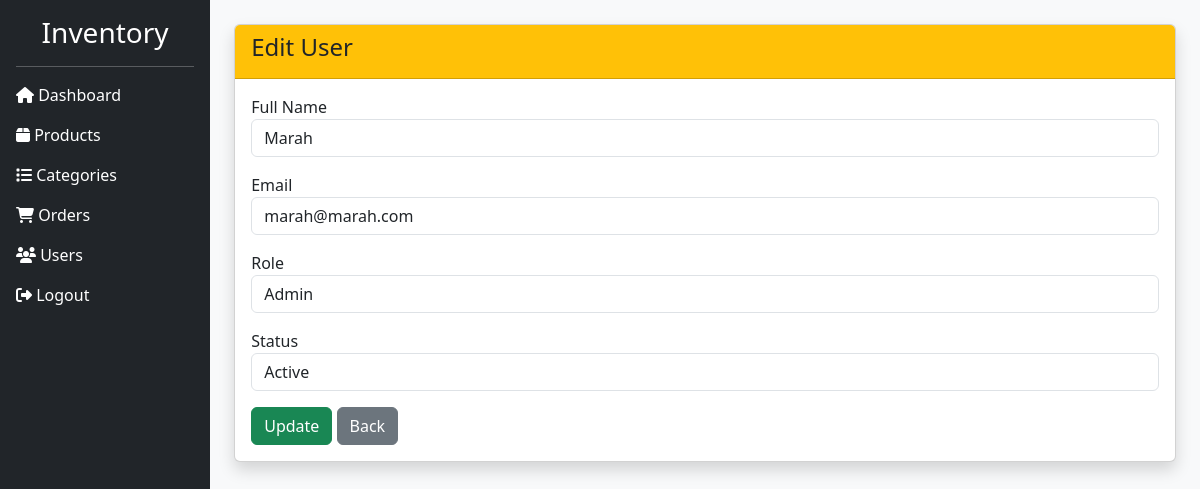
/admin/edit_user.php?id=1 (signed in), run on the app's committed database.
### tables this page shows
CREATE TABLE `users` (
  `id` int(11) NOT NULL,
  `full_name` varchar(100) NOT NULL,
  `email` varchar(100) NOT NULL,
  `password` varchar(255) NOT NULL,
  `role` enum('admin','user') NOT NULL DEFAULT current_timestamp(),
  `image` varchar(255) NOT NULL,
  `created_at` timestamp NOT NULL DEFAULT current_timestamp(),
  `status` enum('active','inactive') NOT NULL
);

### admin/edit_user.php (the view, shortened to what this page needs)
<?php
include "../config/db.php";
include "../includes/header.php";
include "../includes/sidebar.php";
$id = $_GET['id'];
$result = mysqli_query($conn,"SELECT * FROM users WHERE id='$id'");
$user = mysqli_fetch_assoc($result);
?>
<div class="card shadow">
<div class="card-header bg-warning">
<h4>Edit User</h4>
</div>
<div class="card-body">
<form method="POST">
<div class="mb-3">
<label>Full Name</label>
<input type="text" name="full_name"
class="form-control"
value="<?php echo $user['full_name']; ?>" required>
</div>
<div class="mb-3">
<label>Email</label>
<input type="email" name="email"
class="form-control"
value="<?php echo $user['email']; ?>" required>
</div>
<div class="mb-3">
<label>Role</label>
<select name="role" class="form-control">
<option value="admin"
<?php if($user['role']=="admin") echo "selected"; ?>>
Admin
</option>
</select>
</div>
<div class="mb-3">
<label>Status</label>
<select name="status" class="form-control">
<option value="active"
<?php if($user['status']=="active") echo "selected"; ?>>
Active
</option>
</select>
</div>
<button class="btn btn-success" name="update">
Update
</button>
<a href="users.php" class="btn btn-secondary">
Back
</a>
</form>
</div>
</div>
<?php
include "../includes/footer.php";
?>

### data on the page
users: full_name "Marah", email "marah@marah.com", role "Admin", status "Active"
